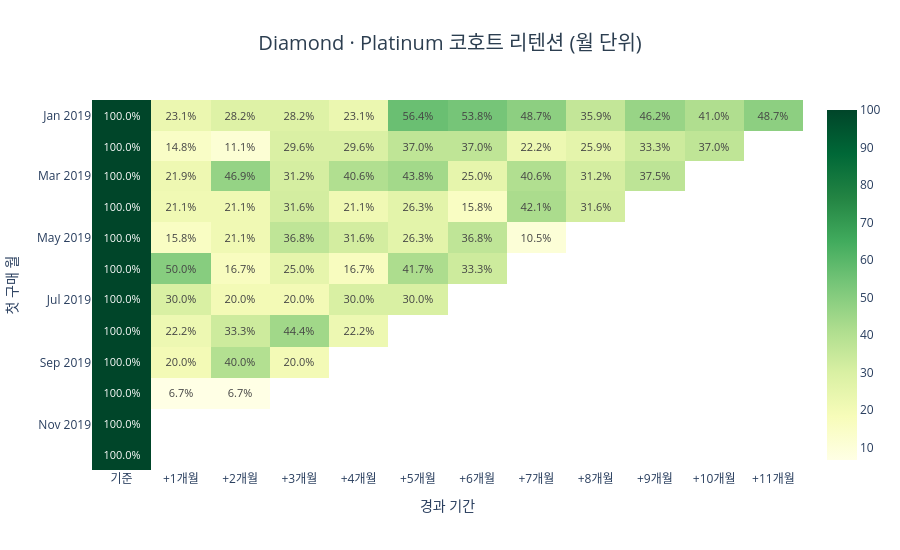

The notebook cell this image was saved under:
### Code cell
x_labels = ['기준' if c == 0 else f'+{c}개월' for c in retention.columns]
retention_sorted = retention.sort_index(ascending=True)

text_vals = [
    [f'{v:.1f}%' if pd.notna(v) else '' for v in row]
    for row in retention_sorted.values
]

fig = go.Figure(go.Heatmap(
    z=retention_sorted.values,
    x=x_labels,
    y=[str(i) for i in retention_sorted.index],
    colorscale='YlGn',
    text=text_vals,
    texttemplate='%{text}',
    textfont=dict(size=11),
    showscale=True
))

fig.update_layout(
    title=dict(
        text='Diamond · Platinum 코호트 리텐션 (월 단위)',
        font=dict(size=20, color='#2c3e50'), x=0.5, xanchor='center'
    ),
    xaxis_title='경과 기간',
    yaxis_title='첫 구매 월',
    plot_bgcolor='white',
    height=550,
    yaxis=dict(autorange='reversed')
)
fig.show()

### Figure 1 — Plotly figure (JSON) as saved in the notebook; plotly's stock layout.template omitted (floating-point values rounded to 4 significant figures; data arrays with more than 128 entries replaced by an {"elided": "..."} marker saying what was removed)
{"data": [{"colorscale": [[0, "rgb(255,255,229)"], [0.125, "rgb(247,252,185)"], [0.25, "rgb(217,240,163)"], [0.375, "rgb(173,221,142)"], [0.5, "rgb(120,198,121)"], [0.625, "rgb(65,171,93)"], [0.75, "rgb(35,132,67)"], [0.875, "rgb(0,104,55)"], [1, "rgb(0,69,41)"]], "showscale": true, "text": {"elided": "12x12 str values"}, "textfont": {"size": 11}, "texttemplate": "%{text}", "type": "heatmap", "x": ["기준", "+1개월", "+2개월", "+3개월", "+4개월", "+5개월", "+6개월", "+7개월", "+8개월", "+9개월", "+10개월", "+11개월"], "y": ["2019-01", "2019-02", "2019-03", "2019-04", "2019-05", "2019-06", "2019-07", "2019-08", "2019-09", "2019-10", "2019-11", "2019-12"], "z": {"elided": "12x12 float values"}}], "layout": {"height": 550, "plot_bgcolor": "white", "title": {"font": {"color": "#2c3e50", "size": 20}, "text": "Diamond · Platinum 코호트 리텐션 (월 단위)", "x": 0.5, "xanchor": "center"}, "xaxis": {"title": {"text": "경과 기간"}}, "yaxis": {"autorange": "reversed", "title": {"text": "첫 구매 월"}}}}
